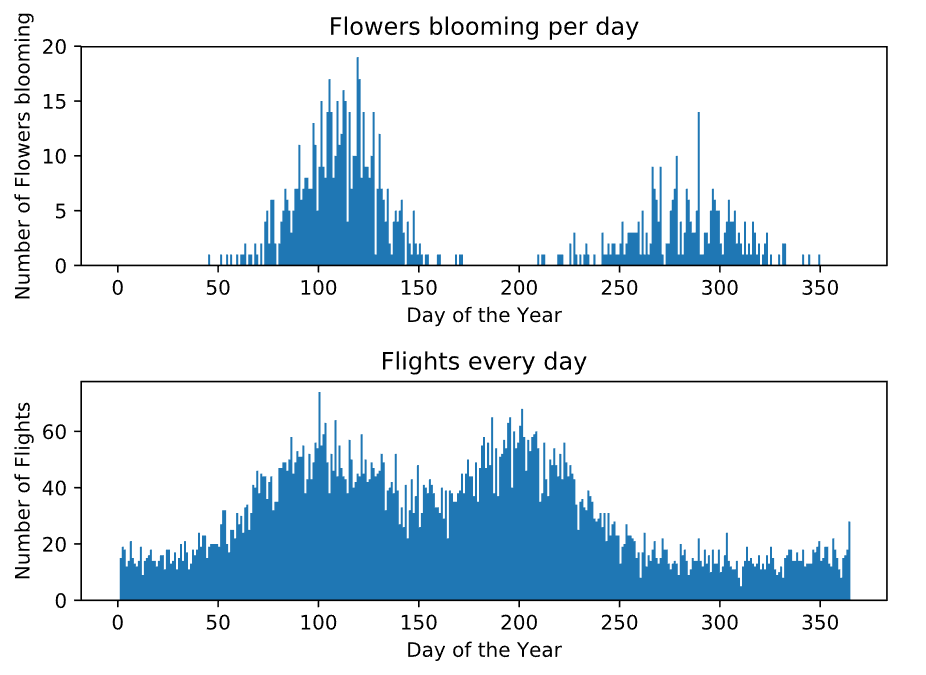

The Python source for this figure:
# Results can be seen in the PNG with the same name

import numpy as np
from matplotlib import pyplot as plt

# load in data
in_bloom = np.loadtxt(open("in-bloom.csv"), delimiter=",")
flights = np.loadtxt(open("flights.csv"), delimiter=",")

# Plot the histograms
plt.figure(1)
plt.subplot(211)
plt.hist(in_bloom, range=(0, 365), bins = 365)

plt.title("Flowers blooming per day")
plt.xlabel("Day of the Year")
plt.ylabel("Number of Flowers blooming")

plt.subplot(212)
plt.hist(flights, range=(0, 365), bins = 365)

plt.title("Flights every day")
plt.xlabel("Day of the Year")
plt.ylabel("Number of Flights")

plt.tight_layout()
plt.show()
